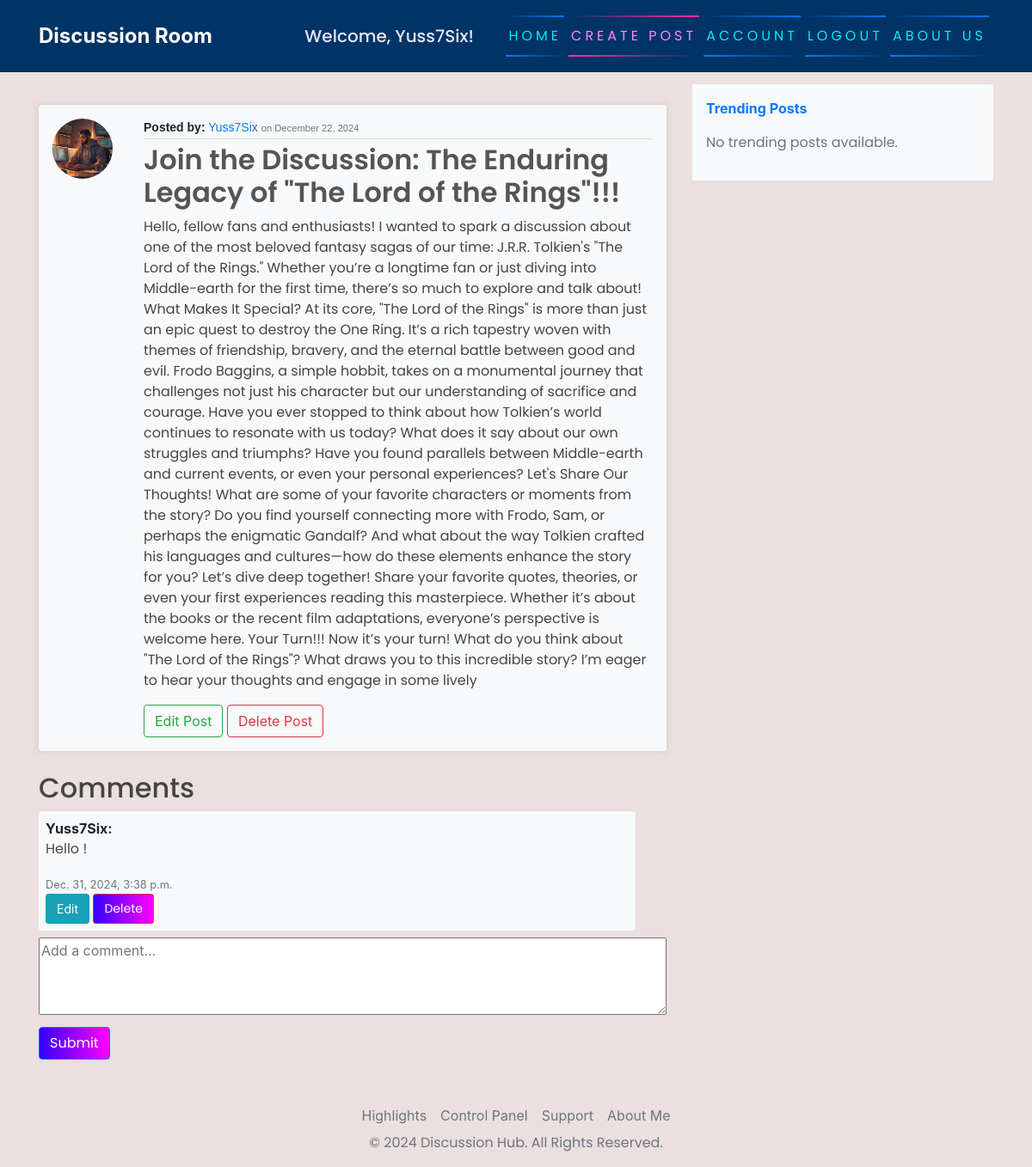
The app's page /post/1/ (signed in) with its own data.
### blog/models.py (models this page shows, shortened)
class Post(models.Model):
    title = models.CharField(max_length=200)
    content = models.TextField()
    date_posted = models.DateTimeField(default=timezone.now)
    author = models.ForeignKey(User, on_delete=models.CASCADE)

class Comment(models.Model):
    post = models.ForeignKey(Post, related_name='comments', on_delete=models.CASCADE)
    author = models.ForeignKey(User, on_delete=models.CASCADE)
    content = models.TextField()
    created_at = models.DateTimeField(auto_now_add=True)

### users/models.py (models this page shows, shortened)
class Account(models.Model):
    user = models.OneToOneField(User, on_delete=models.CASCADE)
    avatar = models.ImageField(default='default.jpg', upload_to='images/')

### blog/views.py (the view)
# urls.py: path('post/<int:pk>/', PostDetailView.as_view(), name="blog-detail"),
class PostDetailView(LoginRequiredMixin, DetailView):
    model = Post
    template_name = 'blog/post_detail.html'
    context_object_name = 'post'
    def get_context_data(self, **kwargs):
        context = super().get_context_data(**kwargs)
        context['comments'] = self.object.comments.all()
        context['comment_form'] = CommentForm()
        return context
    def post(self, request, *args, **kwargs):
        self.object = self.get_object()
        form = CommentForm(request.POST)
        if form.is_valid():
            comment = form.save(commit=False)
            comment.post = self.object
            comment.author = request.user
            comment.save()
            messages.success(request, 'Your comment has been added!')
            return redirect('blog-detail', pk=self.object.id)
        context = self.get_context_data()
        context['comment_form'] = form
        return self.render_to_response(context)

### blog/forms.py
class CommentForm(forms.ModelForm):
    class Meta:
        model = Comment
        fields = ['content']
        widgets = {
            'content': forms.Textarea(attrs={'placeholder': 'Add a comment...', 'rows': 4}),
        }

### blog/templates/blog/post_detail.html (shortened to what this page needs)
{% extends 'base.html' %}
{% block content %}
<article class="media content-section my-4 p-3 bg-light rounded shadow-sm">
    <img class="rounded-circle article-img" src="{{ object.author.account.avatar.url }}" alt="Author's Profile Picture">
    <div class="media-body ml-3">
        <div class="article-metadata">
            <strong>Posted by:</strong>
            <a class="author-link" href="#">{{ object.author.username }}</a>
            <small class="text-muted">on {{ object.date_posted|date:"F j, Y" }}</small>
        </div>
        <h2>
            <a class="article-title" href="{% url 'blog-detail' object.id %}">{{ object.title }}</a>
        </h2>
        <p class="article-content">{{ object.content }}</p>
        {% if object.author == user %}
        <div class="action-buttons mt-3">
            <a class="btn btn-outline-success" href="{% url 'blog-update' object.id %}">Edit Post</a>
            <a class="btn btn-outline-danger" href="{% url 'blog-delete' object.id %}">Delete Post</a>
        </div>
        {% endif %}
    </div>
</article>
<h2>Comments</h2>
<div id="comments-section">
    {% for comment in object.comments.all %}
    <div class="comment bg-light p-2 rounded my-2">
        <strong>{{ comment.author.username }}:</strong>
        <p>{{ comment.content }}</p>
        <small class="text-muted">{{ comment.created_at }}</small>
        {% if comment.author == user %}
        <div>
            <a href="{% url 'update-comment' comment.id %}" class="btn btn-info btn-sm">Edit</a>
            <form method="POST" action="{% url 'delete-comment' comment.id %}" style="display:inline;">
                <button type="submit" class="btn btn-danger btn-sm">Delete</button>
            </form>
        </div>
        {% endif %}
    </div>
    {% empty %}
    <p>No comments yet.</p>
    {% endfor %}
</div>
{% if user.is_authenticated %}
<form method="POST" action="{% url 'blog-detail' object.id %}">
    <textarea name="content" class="comment-textarea" placeholder="Add a comment..." required></textarea>
    <button type="submit" class="btn btn-primary mt-2">Submit</button>
</form>
{% else %}
<p>You must be logged in to leave a comment.</p>
{% endif %}
{% endblock content %}

### templates/base.html (shortened to what this page needs)
{% load static %}
<!DOCTYPE html>
<html>
<head>
    <link rel="stylesheet" href="https://cdnjs.cloudflare.com/ajax/libs/font-awesome/5.15.4/css/all.min.css">
    <link rel="stylesheet" href="https://maxcdn.bootstrapcdn.com/bootstrap/4.0.0/css/bootstrap.min.css"
>
    <link rel="stylesheet" href="{% static 'css/head.css' %}">
</head>
<body>
    <header class="site-header">
        <nav class="navbar navbar-expand-md navbar-dark fixed-top" style="background-color: #003366;">
            <div class="container">
                <div class="collapse navbar-collapse" id="navbarToggle">
                    <div class="d-flex w-100 align-items-center">
                        <div class="mr-auto">
                            <a class="discussion-room" href="{% url 'welcome' %}"
                                style="color: white; font-weight: bold; font-size: 24px;">Discussion Room</a>
                        </div>
                        <div class="navbar-nav mr-auto">
                            {% if user.is_authenticated %}
                            <div class="navbar-text" style="color: white; margin-left: 20px; padding-left: 20px;">
                                <h5 class="mb-0 welcome-text">Welcome, {{ request.user.username }}!</h5>
                            </div>
                        </div>
                        <div class="navbar-nav">
                            <a href="{% url 'welcome' %}" id="auth-links">
                                <span></span>
                                <span></span>
                                Home
                                <a href="{% url 'blog-new' %}" id="auth-links">
                                    <span></span>
                                    <span></span>
                                    Create Post
                                </a>
                                <a href="{% url 'account' %}" id="auth-links">
                                    <span></span>
                                    <span></span>
                                    Account
                                </a>
                                <a href="{% url 'logout' %}" id="auth-links">
                                    <span></span>
                                    <span></span>
                                    Logout
                                </a>
                                {% endif %}
                                <a href="{% url 'about' %}" id="auth-links">
                                    <span></span>
                                    <span></span>
                                    About Us
                                </a>
                        </div>
                    </div>
                </div>
        </nav>
    </header>
    <main role="main" class="container">
        <div class="row">
            <div class="col-md-8">
            </div>
            <div class="col-md-8">
                {% block content %}{% endblock %}
            </div>
            <div class="col-md-4">
                <div class="content-sectionw">
                    <div class="d-flex flex-column align-items-start bg-light p-3">
                        <a id="latest-gist" style="text-decoration: none;" href="#"
                            class="d-flex align-items-center mb-3 text-primary">
                            <span class="fs-5 font-weight-bold">Trending Posts</span>
                        </a>
                        <div class="list-group list-group-flush">
                            {% for post in trending_posts %}
                            <a href="{% url 'blog-detail' post.id %}" class="list-group-item list-group-item-action">
                                <div class="d-flex justify-content-between">
                                    <strong class="mb-1">{{ post.title }}</strong>
                                    <small class="text-muted">{{ post.date_posted|date:"F d, Y" }}</small>
                                </div>
                                <p class="mb-1 small">{{ post.content|truncatewords:15 }}</p>
                            </a>
                            {% empty %}
                            <p class="text-muted">No trending posts available.</p>
                            {% endfor %}
                        </div>
                    </div>
                </div>
            </div>
        </div>
        <footer class="mt-4">
            <nav class="nav justify-content-center border-top" style="padding-top: 20px;">
                <li class="nav-item"><a href="/highlights/" class="nav-link px-2 text-secondary">Highlights</a>
                </li>
                <li class="nav-item"><a href="/admin/" class="nav-link px-2 text-secondary">Control Panel</a></li>
                <li class="nav-item"><a href="/support-and-collaboration/"
                        class="nav-link px-2 text-secondary">Support</a></li>
                <li class="nav-item"><a href="/about-me/" class="nav-link px-2 text-secondary">About Me</a></li>
            </nav>
            <p class="text-center text-secondary">&copy; 2024 Discussion Hub. All Rights Reserved.</p>
        </footer>
    </main>
</body>
</html>

### static/css/head.css (style rules this page uses)
body { background-color: rgb(235, 223, 223); margin-top: 5rem; background-size: contain; background-repeat: no-repeat; }
h1, h2, h3, h4, h5, h6, p { color: #444444; font-family: 'Poppins', sans-serif; }
.content-section { background: #fefefe; padding: 15px 25px; border-radius: 12px; margin-bottom: 20px; box-shadow: 0 0 10px rgba(0, 0, 0, 0.1); }
.article-title { color: #555555; font-weight: 600; }
.article-content { white-space: normal; }
.article-img { height: 70px; width: 70px; margin-right: 20px; }
.article-metadata { font-family: 'Arial', sans-serif; margin-bottom: 5px; font-size: 14px; border-bottom: 1px solid #dcdcdc; padding-bottom: 2px; }
#auth-links { font-family: 'Poppins', sans-serif; position: relative; display: inline-block; padding: 12px 3px; margin: 10px 0; color: #03e9f4; text-decoration: none; text-transform: uppercase; transition: 0.5s; letter-spacing: 4px; overflow: hidden; margin-right: 5px; }
#auth-links:nth-child(2) { filter: hue-rotate(110deg); }
#auth-links span { position: absolute; display: block; }
#auth-links span:nth-child(1) { top: 0; left: 0; width: 100%; height: 2px; background: linear-gradient(90deg, transparent, #007bff); animation: animate1 5s linear infinite; }
#auth-links span:nth-child(3) { bottom: 0; right: 0; width: 100%; height: 2px; background: linear-gradient(270deg, transparent, #007bff); animation: animate3 1s linear infinite; animation-delay: 0.50s; }
button { font-family: 'Poppins', sans-serif; border: 1px solid transparent; outline: 0; display: inline-block; padding: 10px; color: white; background-color: #343a40; text-align: center; cursor: pointer; width: 100%; font-size: 18px; transition: background-color 0.3s, transform 0.2s; background: linear-gradient(270deg, rgba(255, 0, 255, 1) 0%, rgba(50, 0, 255, 1) 100%); }
.discussion-room { color: white; font-weight: bold; font-size: 24px; margin-right: 30px; }
.welcome-text { color: #E6E6FA; }
.comment-textarea { width: 100%; height: 100px; resize: vertical; }
.btn { width: auto; padding: .375rem .75rem; }
.comment { max-width: 95%; word-wrap: break-word; }
.comment-textarea { width: 100%; height: 90px; resize: vertical; }

### records on screen
Post: author.account.avatar (picture), author.username "Yuss7Six", date_posted "December 22, 2024", title "Join the Discussion: The Enduring Legacy of \"The Lord of the Rings\"!!!", content "Hello, fellow fans and enthusiasts! I wanted to spark a discussion about one of the most beloved fantasy sagas of our time: J.R.R. Tolkien's \"The Lord of the Rings.\" Whether you’re a longtime fan or just diving into Middle-earth for the first time, there’s so much to explore and talk about! What Makes It Special? At its core, \"The Lord of the Rings\" is more than just an epic quest to destroy the One Ring. It’s a rich tapestry woven with themes of friendship, bravery, and the eternal battle between good and evil. Frodo Baggins, a simple hobbit, takes on a monumental journey that challenges not just his character but our understanding of sacrifice and courage. Have you ever stopped to think…"
Comment: author.username "Yuss7Six", content "Hello !", created_at "Dec. 31, 2024, 3:38 p.m.", shows "Edit"

### other values on screen
{{ request.user.username }} "Yuss7Six"
